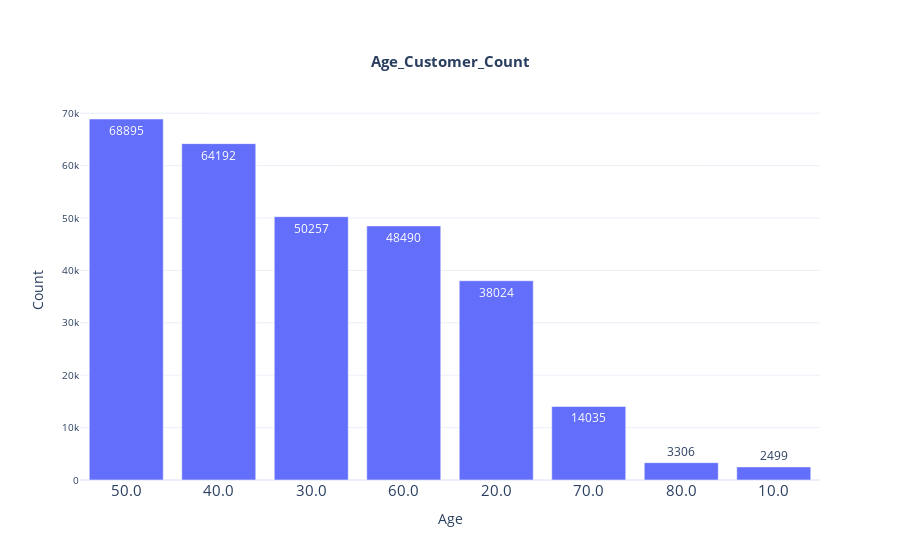

Notebook source saved alongside this figure:
### Code cell
# 데이터프레임 생성
import numpy as np
import pandas as pd
# df = pd.DataFrame(np.random.rand(10, 2), columns=['A', 'B'])

#막대그래프 그리기
import plotly.graph_objects as go
fig = go.Figure()
fig.add_trace(
    go.Bar(
        x=df_age_cnt['age'], y=df_age_cnt['seat'], text=df_age_cnt['seat'], textposition='auto'
    )
)
fig.update_layout(
    {
        "title": {
            "text": "<b>Age_Customer_Count</b>",
            "x": 0.5,
            "y": 0.9,
            "font": {
                "size": 15
            }
        },
        "xaxis": {
            "title": "Age",
            # "showticklabels":True,
            # "tick0": "2017-01-31",
            # "dtick": "M1",
            "tickfont": {
                "size": 15               
            }
        },
        "yaxis": {
            "title": "Count",
            "tickfont": {
                "size": 10                
            }
        },
        "template":'plotly_white'
    }
)

### Figure 1 — Plotly figure (JSON) as saved in the notebook; plotly's stock layout.template omitted (floating-point values rounded to 4 significant figures)
{"data": [{"text": [68895, 64192, 50257, 48490, 38024, 14035, 3306, 2499], "textposition": "auto", "type": "bar", "x": ["50.0", "40.0", "30.0", "60.0", "20.0", "70.0", "80.0", "10.0"], "y": [68895, 64192, 50257, 48490, 38024, 14035, 3306, 2499]}], "layout": {"autosize": true, "title": {"font": {"size": 15}, "text": "<b>Age_Customer_Count</b>", "x": 0.5, "y": 0.9}, "xaxis": {"autorange": true, "range": [-0.5, 7.5], "tickfont": {"size": 15}, "title": {"text": "Age"}, "type": "category"}, "yaxis": {"autorange": true, "range": [0, 72520.0], "tickfont": {"size": 10}, "title": {"text": "Count"}, "type": "linear"}}}
